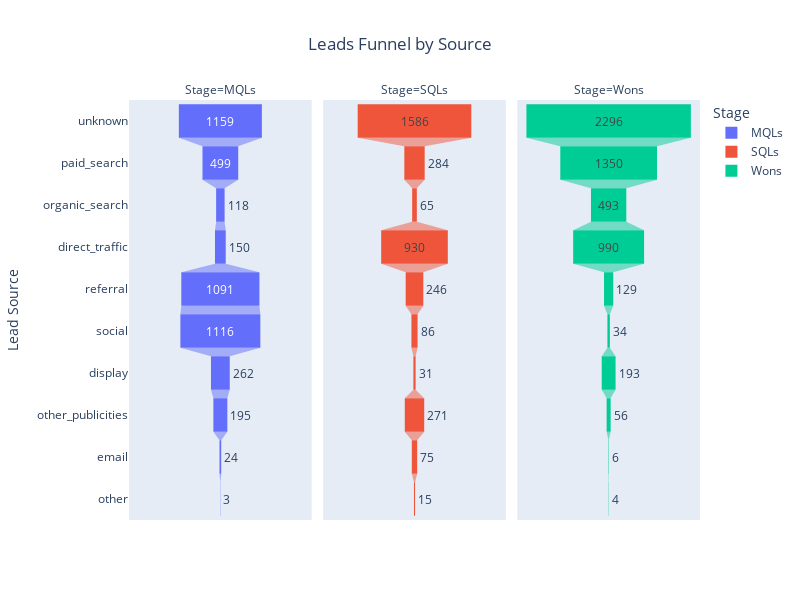

This figure's notebook cell:
### Code cell
import plotly.express as px
import pandas as pd

# Prepare the funnel chart data: repeat the stages (MQLs, SQLs, Wons) for each lead source
funnel_data = pd.DataFrame({
    'Lead Source': df_conversion_rates['LEAD_SOURCE'].repeat(3),
    'Stage': ['MQLs', 'SQLs', 'Wons'] * len(df_conversion_rates),
    'Value': pd.concat([df_conversion_rates['TOTAL_MQLS'], df_conversion_rates['TOTAL_SQLS'], df_conversion_rates['TOTAL_WONS']]).values
})

# Create the funnel chart
fig_funnel = px.funnel(funnel_data, x='Value', y='Lead Source', color='Stage', 
                       title='Leads Funnel by Source', 
                       facet_col='Stage', 
                       category_orders={'Stage': ['MQLs', 'SQLs', 'Wons']})

# Update layout for better display
fig_funnel.update_layout(
    width=800,  # Width of the chart
    height=600,  # Height of the chart
    title_x=0.5  # Center the title
)

# Show the funnel chart
fig_funnel.show()

### Figure 1 — Plotly figure (JSON) as saved in the notebook; plotly's stock layout.template omitted (floating-point values rounded to 4 significant figures)
{"data": [{"hovertemplate": "Stage=MQLs<br>Value=%{x}<br>Lead Source=%{y}<extra></extra>", "legendgroup": "MQLs", "marker": {"color": "#636efa"}, "name": "MQLs", "orientation": "h", "showlegend": true, "type": "funnel", "x": [1159, 499, 118, 150, 1091, 1116, 262, 195, 24, 3], "xaxis": "x", "y": ["unknown", "paid_search", "organic_search", "direct_traffic", "referral", "social", "display", "other_publicities", "email", "other"], "yaxis": "y"}, {"hovertemplate": "Stage=SQLs<br>Value=%{x}<br>Lead Source=%{y}<extra></extra>", "legendgroup": "SQLs", "marker": {"color": "#EF553B"}, "name": "SQLs", "orientation": "h", "showlegend": true, "type": "funnel", "x": [1586, 284, 65, 930, 246, 86, 31, 271, 75, 15], "xaxis": "x2", "y": ["unknown", "paid_search", "organic_search", "direct_traffic", "referral", "social", "display", "other_publicities", "email", "other"], "yaxis": "y2"}, {"hovertemplate": "Stage=Wons<br>Value=%{x}<br>Lead Source=%{y}<extra></extra>", "legendgroup": "Wons", "marker": {"color": "#00cc96"}, "name": "Wons", "orientation": "h", "showlegend": true, "type": "funnel", "x": [2296, 1350, 493, 990, 129, 34, 193, 56, 6, 4], "xaxis": "x3", "y": ["unknown", "paid_search", "organic_search", "direct_traffic", "referral", "social", "display", "other_publicities", "email", "other"], "yaxis": "y3"}], "layout": {"annotations": [{"font": {}, "showarrow": false, "text": "Stage=MQLs", "x": 0.16, "xanchor": "center", "xref": "paper", "y": 1, "yanchor": "bottom", "yref": "paper"}, {"font": {}, "showarrow": false, "text": "Stage=SQLs", "x": 0.5, "xanchor": "center", "xref": "paper", "y": 1, "yanchor": "bottom", "yref": "paper"}, {"font": {}, "showarrow": false, "text": "Stage=Wons", "x": 0.84, "xanchor": "center", "xref": "paper", "y": 1, "yanchor": "bottom", "yref": "paper"}], "height": 600, "legend": {"title": {"text": "Stage"}, "tracegroupgap": 0}, "title": {"text": "Leads Funnel by Source", "x": 0.5}, "width": 800, "xaxis": {"anchor": "y", "domain": [0, 0.32], "title": {"text": "Value"}}, "xaxis2": {"anchor": "y2", "domain": [0.34, 0.66], "matches": "x", "title": {"text": "Value"}}, "xaxis3": {"anchor": "y3", "domain": [0.68, 1.0], "matches": "x", "title": {"text": "Value"}}, "yaxis": {"anchor": "x", "domain": [0, 1], "title": {"text": "Lead Source"}}, "yaxis2": {"anchor": "x2", "domain": [0, 1], "matches": "y", "showticklabels": false}, "yaxis3": {"anchor": "x3", "domain": [0, 1], "matches": "y", "showticklabels": false}}}
